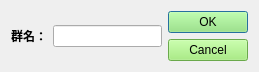
<?xml version="1.0" encoding="UTF-8"?>
<ui version="4.0">
 <class>Dialog</class>
 <widget class="QDialog" name="Dialog">
  <property name="geometry">
   <rect>
    <x>0</x>
    <y>0</y>
    <width>259</width>
    <height>70</height>
   </rect>
  </property>
  <property name="windowTitle">
   <string>Dialog</string>
  </property>
  <layout class="QHBoxLayout" name="horizontalLayout_2">
   <item>
    <layout class="QHBoxLayout" name="horizontalLayout">
     <item>
      <widget class="QLabel" name="label">
       <property name="font">
        <font>
         <family>微软雅黑</family>
         <pointsize>9</pointsize>
         <weight>75</weight>
         <bold>true</bold>
        </font>
       </property>
       <property name="text">
        <string>群名：</string>
       </property>
      </widget>
     </item>
     <item>
      <widget class="QLineEdit" name="lineEdit"/>
     </item>
    </layout>
   </item>
   <item>
    <widget class="QDialogButtonBox" name="buttonBox">
     <property name="font">
      <font>
       <family>微软雅黑</family>
       <weight>75</weight>
       <bold>true</bold>
      </font>
     </property>
     <property name="styleSheet">
      <string notr="true">background-color:rgb(149,236,105);</string>
     </property>
     <property name="orientation">
      <enum>Qt::Vertical</enum>
     </property>
     <property name="standardButtons">
      <set>QDialogButtonBox::Cancel|QDialogButtonBox::Ok</set>
     </property>
    </widget>
   </item>
  </layout>
 </widget>
 <resources/>
 <connections>
  <connection>
   <sender>buttonBox</sender>
   <signal>accepted()</signal>
   <receiver>Dialog</receiver>
   <slot>accept()</slot>
   <hints>
    <hint type="sourcelabel">
     <x>248</x>
     <y>254</y>
    </hint>
    <hint type="destinationlabel">
     <x>157</x>
     <y>274</y>
    </hint>
   </hints>
  </connection>
  <connection>
   <sender>buttonBox</sender>
   <signal>rejected()</signal>
   <receiver>Dialog</receiver>
   <slot>reject()</slot>
   <hints>
    <hint type="sourcelabel">
     <x>316</x>
     <y>260</y>
    </hint>
    <hint type="destinationlabel">
     <x>286</x>
     <y>274</y>
    </hint>
   </hints>
  </connection>
 </connections>
</ui>
